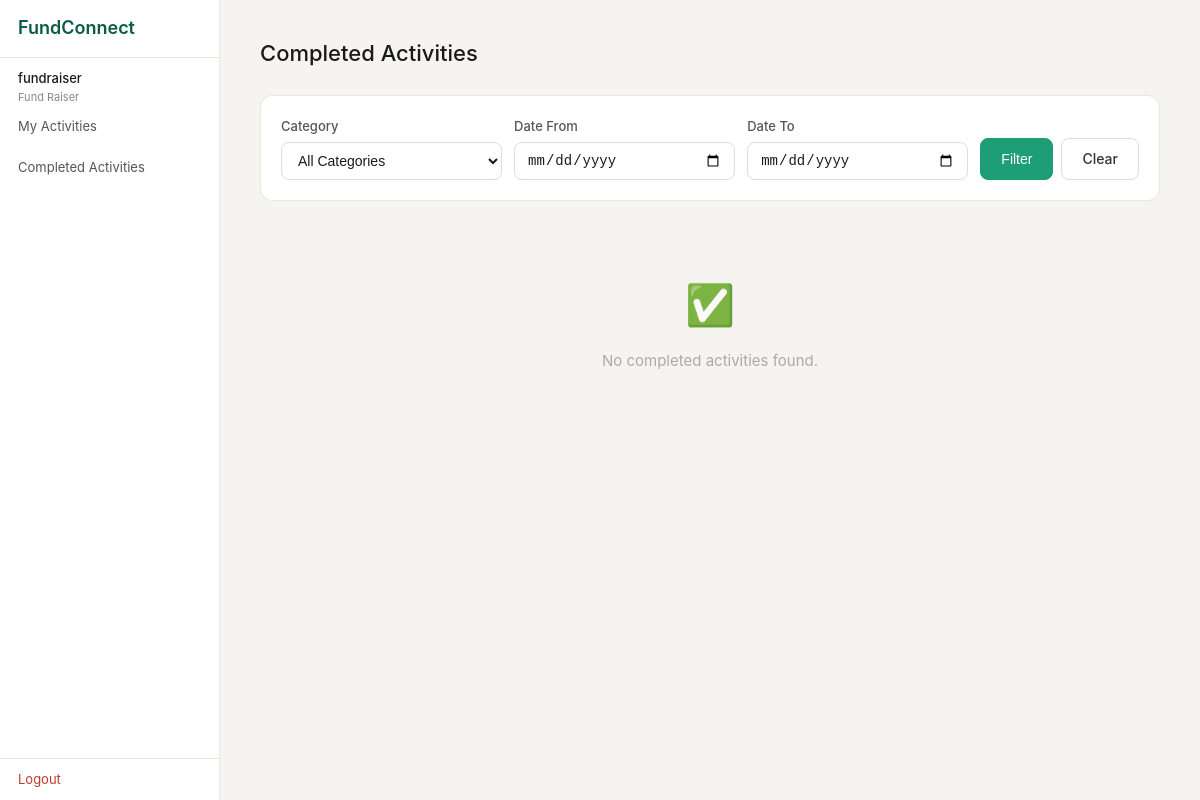
The page /fundraiser/completed (signed in) on the database as committed earlier.
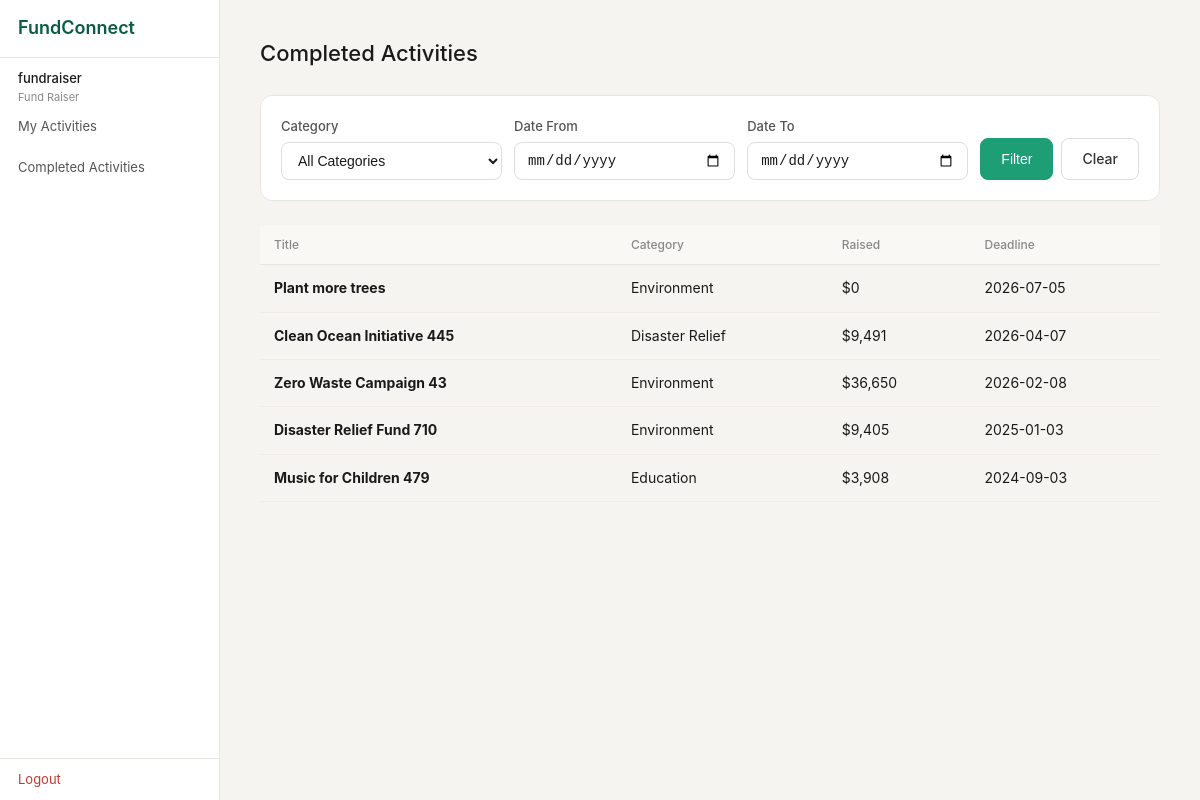
The same page on the database as committed later.
### tables this page shows
CREATE TABLE fundraising_activity (
                id              INTEGER PRIMARY KEY AUTOINCREMENT,
                title           TEXT NOT NULL,
                description     TEXT,
                target_amount   REAL NOT NULL,
                amount_raised   REAL DEFAULT 0,
                category_id     INTEGER REFERENCES fra_category(id),
                deadline        TEXT NOT NULL,
                status          TEXT NOT NULL DEFAULT 'Active',
                fundraiser_id   INTEGER REFERENCES user_account(id),
                view_count      INTEGER DEFAULT 0,
                shortlist_count INTEGER DEFAULT 0,
                created_at      TEXT DEFAULT (datetime('now'))
            );

CREATE TABLE fra_category (
                id          INTEGER PRIMARY KEY AUTOINCREMENT,
                name        TEXT NOT NULL UNIQUE,
                description TEXT,
                created_at  TEXT DEFAULT (datetime('now'))
            );

### boundary/app.py (the view)
@app.route("/fundraiser/completed")
def fr_completed():
    if "user_id" not in session or session["role"] != "Fund Raiser":
        return redirect(url_for("login"))
    category_id = request.args.get("category_id", "").strip()
    date_from = request.args.get("date_from", "").strip()
    date_to = request.args.get("date_to", "").strip()
    result = FundraisingActivityController.list_completed(
        fundraiser_id=session["user_id"],
        category_id=category_id or None,
        date_from=date_from or None,
        date_to=date_to or None,
    )
    cats = FundraisingActivityController.get_categories()["data"]
    return render_template("fr_completed.html",
                           activities=result["data"],
                           categories=cats,
                           selected_category=category_id,
                           date_from=date_from,
                           date_to=date_to)

### boundary/templates/fr_completed.html (shortened to what this page needs)
{% extends "base.html" %}
{% block content %}
<div class="page-header">
  <h1 class="page-title">Completed Activities</h1>
</div>
<form method="GET" style="background: #fff; border: 1px solid #e8e6e0; border-radius: 12px; padding: 20px; margin-bottom: 24px;">
  <div style="display: grid; grid-template-columns: 1fr 1fr 1fr auto; gap: 12px; align-items: end;">
    <div class="form-group" style="margin: 0;">
      <label>Category</label>
      <select name="category_id">
        <option value="">All Categories</option>
      </select>
    </div>
    <div class="form-group" style="margin: 0;">
      <label>Date From</label>
      <input type="date" name="date_from" value="{{ date_from }}">
    </div>
    <div class="form-group" style="margin: 0;">
      <label>Date To</label>
      <input type="date" name="date_to" value="{{ date_to }}">
    </div>
    <div style="display: flex; gap: 8px;">
      <button class="btn btn-primary" type="submit" style="width: auto;">Filter</button>
      <a href="{{ url_for('fr_completed') }}" class="btn">Clear</a>
    </div>
  </div>
</form>
{% if activities %}
<div class="table-wrap">
  <table>
    <thead>
      <tr>
        <th>Title</th>
        <th>Category</th>
        <th>Raised</th>
        <th>Deadline</th>
      </tr>
    </thead>
    <tbody>
      {% for a in activities %}
      <tr style="cursor: pointer;"
          onclick="window.location='{{ url_for('fr_completed_view', aid=a.id) }}'">
        <td><strong>{{ a.title }}</strong></td>
        <td>{{ a.category_name or '—' }}</td>
        <td>${{ '{:,.0f}'.format(a.amount_raised) }}</td>
        <td>{{ a.deadline }}</td>
      </tr>
      {% endfor %}
    </tbody>
  </table>
</div>
{% else %}
<div class="empty-state">
  <div class="empty-icon">✅</div>
  <p>No completed activities found.</p>
</div>
{% endif %}
{% endblock %}

### boundary/templates/base.html (shortened to what this page needs)
<!DOCTYPE html>
<html lang="en">
<head>
  <link rel="stylesheet" href="{{ url_for('static', filename='css/style.css') }}">
</head>
<body>
<div class="layout">
  <aside class="sidebar">
    <div class="brand">FundConnect</div>
    <div class="sidebar-user">
      <p class="user-name">{{ session.username }}</p>
      <p class="user-role">{{ session.role }}</p>
    </div>
    <nav>
      {% if session.role == "User Admin" %}
        <a href="{{ url_for('ua_accounts') }}" class="nav-item">User Accounts</a>
        <a href="{{ url_for('ua_profiles') }}" class="nav-item">User Profiles</a>
      {% elif session.role == "Fund Raiser" %}
        <a href="{{ url_for('fr_activities') }}" class="nav-item">My Activities</a>
        <a href="{{ url_for('fr_completed') }}" class="nav-item">Completed Activities</a>
      {% elif session.role == "Donee" %}
        <a href="{{ url_for('d_browse') }}" class="nav-item">Browse Activities</a>
        <a href="{{ url_for('d_favourites') }}" class="nav-item">Favourites</a>
        <a href="{{ url_for('d_history') }}" class="nav-item">Completed History</a>
      {% elif session.role == "Platform Manager" %}
        <a href="{{ url_for('pm_categories') }}" class="nav-item">FRA Categories</a>
        <a href="{{ url_for('pm_reports') }}" class="nav-item">Reports</a>
      {% endif %}
    </nav>
    <a href="{{ url_for('logout') }}" class="nav-item logout">Logout</a>
  </aside>
  <main class="main">
    {% block content %}{% endblock %}
  </main>
</div>
</body>
</html>

### boundary/static/css/style.css (style rules this page uses)
*, *::before, *::after { box-sizing: border-box; margin: 0; padding: 0; }
body { font-family: -apple-system, BlinkMacSystemFont, 'Segoe UI', sans-serif; font-size: 15px; background: #f5f4f0; color: #1a1a1a; line-height: 1.6; }
a { text-decoration: none; color: inherit; }
.layout { display: flex; min-height: 100vh; }
.sidebar { width: 220px; background: #fff; border-right: 1px solid #e8e6e0; display: flex; flex-direction: column; padding: 0; }
.main { flex: 1; padding: 36px 40px; }
.brand { padding: 14px 18px; font-size: 18px; font-weight: 600; color: #0a5c44; border-bottom: 1px solid #e8e6e0; }
.sidebar { width: 220px; background: #fff; border-right: 1px solid #e8e6e0; display: flex; flex-direction: column; padding: 0; position: sticky; top: 0; height: 100vh; overflow-y: auto; }
.user-name { font-size: 13px; font-weight: 500; padding-left: 18px; padding-top: 10px; }
.user-role { font-size: 11px; color: #888; padding-left: 18px; }
.nav-item { display: block; padding: 10px 18px; font-size: 13px; color: #555; transition: background .15s; }
.logout { margin-top: auto; color: #c0392b !important; border-top: 1px solid #e8e6e0; }
.form-group { margin-bottom: 14px; }
.form-group label { display: block; font-size: 13px; font-weight: 500; color: #555; margin-bottom: 5px; }
.form-group input, .form-group select, .form-group textarea { width: 100%; padding: 9px 12px; border-radius: 8px; border: 1px solid #ddd; font-size: 14px; color: #1a1a1a; background: #fff; }
.btn { display: inline-block; padding: 9px 20px; border-radius: 8px; font-size: 14px; font-weight: 500; cursor: pointer; border: 1px solid #ddd; background: #fff; color: #333; }
.btn-primary { background: #1d9e75; color: #fff; border-color: #1d9e75; width: 100%; text-align: center; }
.page-header { display: flex; justify-content: space-between; align-items: center; margin-bottom: 24px; }
.page-title { font-size: 22px; font-weight: 500; }
.table-wrap { overflow-x: auto; }
table { width: 100%; border-collapse: collapse; font-size: 14px; }
th { text-align: left; padding: 10px 14px; font-size: 12px; font-weight: 500; color: #888; border-bottom: 1px solid #e8e6e0; background: #f9f8f5; }
td { padding: 12px 14px; border-bottom: 1px solid #f0ede8; vertical-align: middle; }

Rows that differ between the two databases and show on the page:
added fundraising_activity: title "Plant more trees", name "Environment", amount_raised "0", deadline "2026-07-05"
added fundraising_activity: title "Clean Ocean Initiative 445", name "Disaster Relief", amount_raised "9,491", deadline "2026-04-07"
added fundraising_activity: title "Zero Waste Campaign 43", name "Environment", amount_raised "36,650", deadline "2026-02-08"
added fundraising_activity: title "Disaster Relief Fund 710", name "Environment", amount_raised "9,405", deadline "2025-01-03"
added fundraising_activity: title "Music for Children 479", name "Education", amount_raised "3,908", deadline "2024-09-03"
Other text that changed with them:
text no longer shown: "✅ No completed activities found."
text now shown: "Title Category Raised Deadline"
